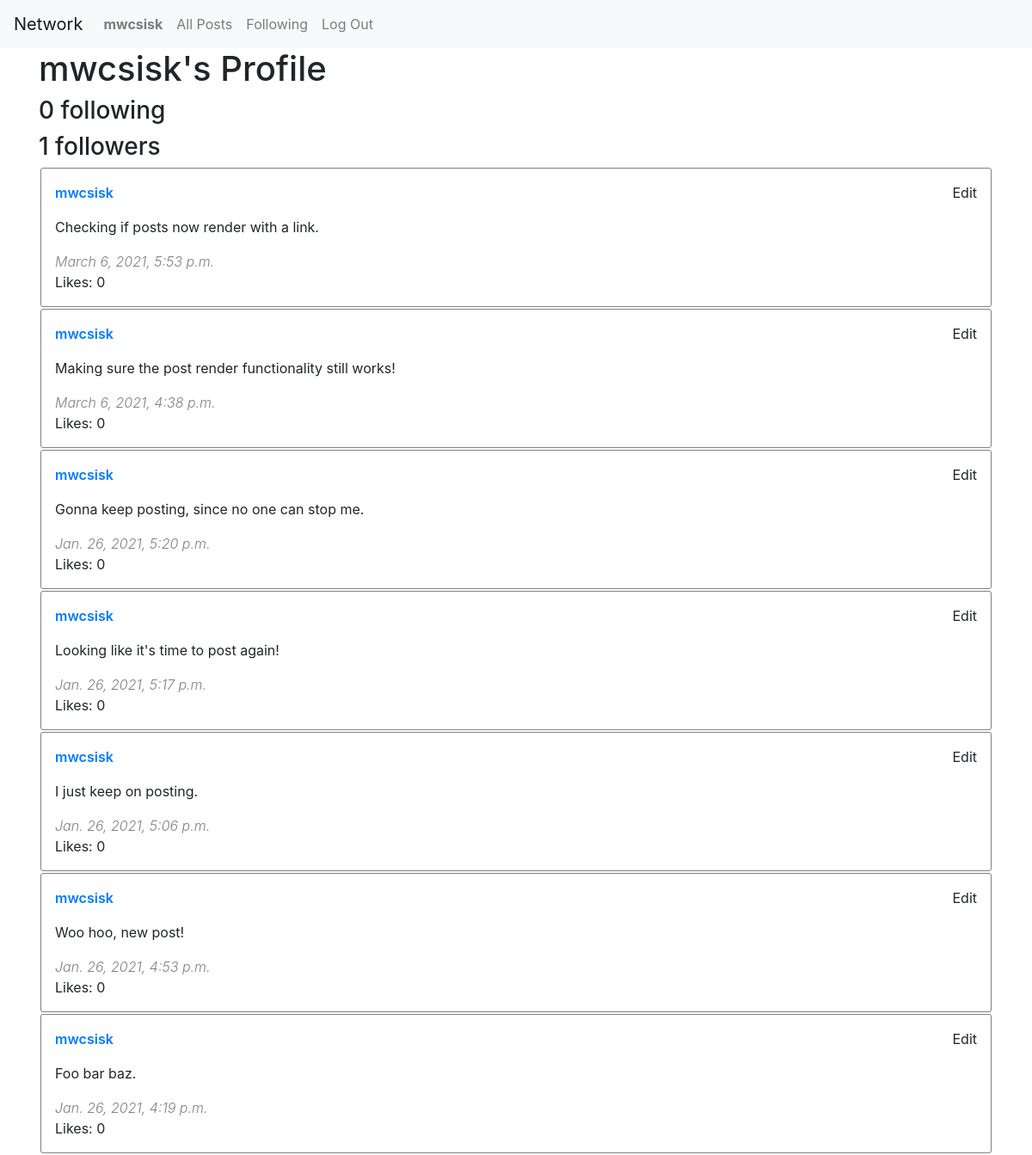
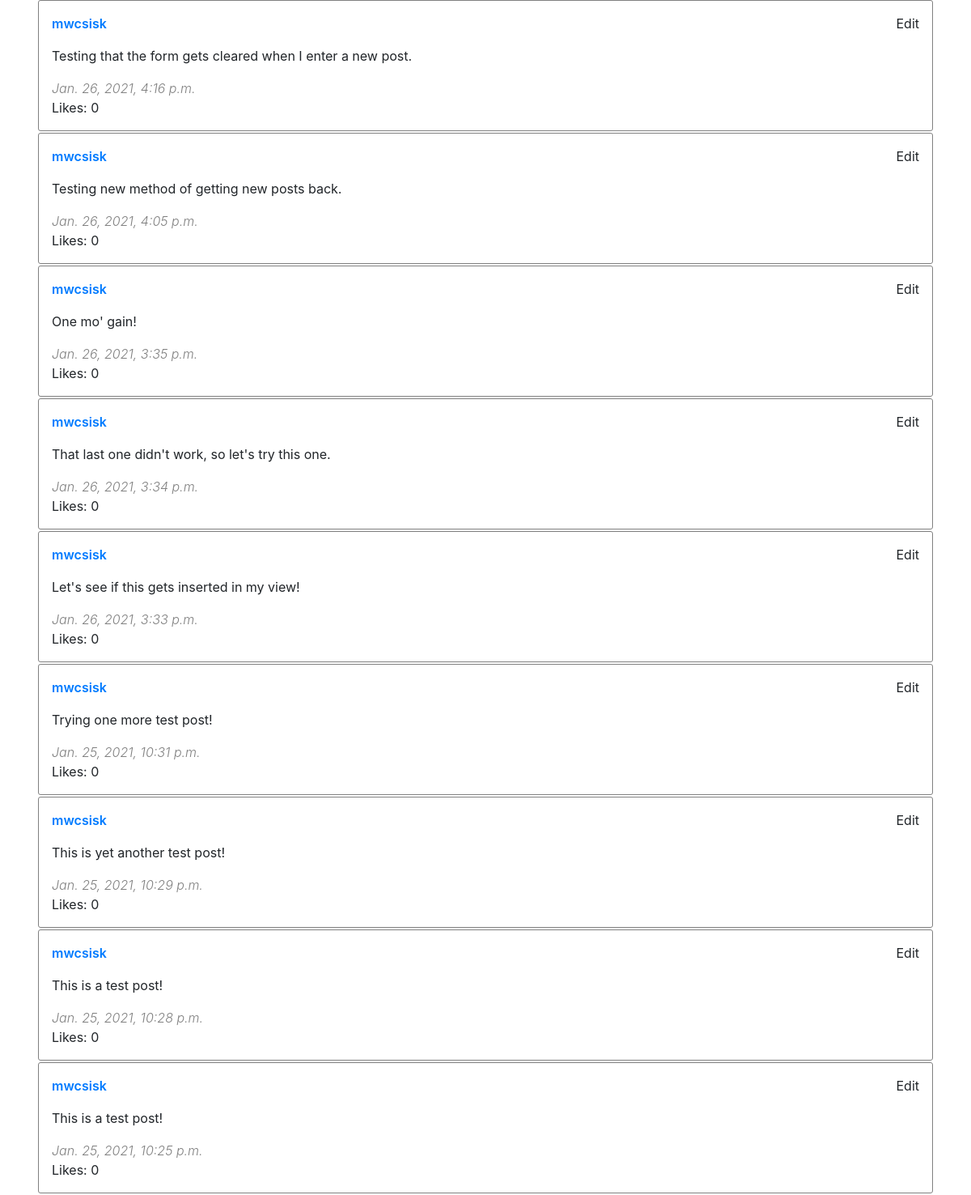
Page /user/mwcsisk (signed in) on the committed database (2 pictures, top to bottom).
### network/models.py (models this page shows, shortened)
class User(AbstractUser):
    following = models.ManyToManyField('self', related_name="followers", symmetrical=False)

class Post(models.Model):
    author = models.ForeignKey(User, on_delete=models.CASCADE, related_name='posts', editable=False)
    body = models.CharField(max_length=240)
    timestamp = models.DateTimeField(auto_now_add=True)
    likes = models.ManyToManyField(User, related_name="liked")
    posts = models.Manager()

### network/views.py (the view)
# urls.py: path("user/<str:username>", views.profile, name="profile"),
def profile(request, username):
    user = User.objects.get(username=username)
    if request.user.is_authenticated:
        is_following = request.user.following.filter(id=user.id).exists()
    else:
        is_following = False
    return render(request, "network/profile.html", {
        "username": username,
        "following": user.following.count(),
        "followers": user.followers.count(),
        "posts": get_posts(username=username),
        "is_following": is_following
    })

### network/functions.py (called while the page is built)
def get_posts(username=False):
    if username:
        posts = User.objects.get(username=username).posts.all()
    else:
        posts = Post.posts.all()
    return posts.annotate(num_likes=Count('likes')).order_by('-timestamp')

### network/templates/network/profile.html (shortened to what this page needs)
{% extends 'network/postview.html' %}
{% block heading %}
<h1>{{ username }}'s Profile</h1>
<h3>{{ following }} following</h3>
<h3><span id="follower-count">{{ followers }}</span> followers</h3>
{% endblock %}

### network/templates/network/postview.html
{% extends "network/layout.html" %}
{% load tz %}
{% block body %}
    {% block heading %}
    {% endblock %}
    <div id="posts-view">
        {% for post in posts %}
        <div class="post-box">
            <div class="row justify-content-between">
                <div class="col-md-auto author">
                    <a href="/user/{{ post.author.username }}">
                        {{ post.author.username }}
                    </a>
                </div>
                <div class="col-md-auto edit-link">
                    {% if request.user == post.author %}
                    Edit
                    {% endif %}
                </div>
            </div>
            <div class="body">
                {{ post.body }}
            </div>
            <div class="timestamp">
                {{ post.timestamp|timezone:"America/Los_Angeles" }}
            </div>
            <div class="likes">
                Likes: {{ post.num_likes }}
            </div>
        </div>
        {% endfor %}
    </div>
{% endblock %}

### network/templates/network/layout.html (shortened to what this page needs)
{% load static %}
<!DOCTYPE html>
<html lang="en">
    <head>
        <link rel="stylesheet" href="https://stackpath.bootstrapcdn.com/bootstrap/4.4.1/css/bootstrap.min.css">
        <link href="{% static 'network/styles.css' %}" rel="stylesheet">
    </head>
    <body>
        <nav class="navbar navbar-expand-lg navbar-light bg-light">
            <a class="navbar-brand" href="#">Network</a>
            <div>
              <ul class="navbar-nav mr-auto">
                {% if user.is_authenticated %}
                    <li class="nav-item">
                        <a class="nav-link" href="#"><strong>{{ user.username }}</strong></a>
                    </li>
                {% endif %}
                <li class="nav-item">
                  <a class="nav-link" href="{% url 'index' %}">All Posts</a>
                </li>
                {% if user.is_authenticated %}
                    <li class="nav-item">
                        <a class="nav-link" href="#">Following</a>
                    </li>
                    <li class="nav-item">
                        <a class="nav-link" href="{% url 'logout' %}">Log Out</a>
                    </li>
                {% endif %}
              </ul>
            </div>
          </nav>
        <div class="body container-md">
            {% block body %}
            {% endblock %}
        </div>
    </body>
</html>

### network/static/network/styles.css (style rules this page uses)
.post-box { border: 1px solid grey; border-radius: 3px; padding: 1rem; margin: 2px; }
.post-box .body { padding: 1rem 0rem; }
.post-box .author { font-weight: 600; }
.post-box .timestamp { font-weight: 300; color: grey; font-style: italic; }

### rows in the picture
User: username "mwcsisk"
Post: author.username "mwcsisk", shows "Edit", body "Checking if posts now render with a link.", timestamp "March 6, 2021, 5:53 p.m.", num_likes "0"
Post: author.username "mwcsisk", shows "Edit", body "Making sure the post render functionality still works!", timestamp "March 6, 2021, 4:38 p.m.", num_likes "0"
Post: author.username "mwcsisk", shows "Edit", body "Gonna keep posting, since no one can stop me.", timestamp "Jan. 26, 2021, 5:20 p.m.", num_likes "0"
Post: author.username "mwcsisk", shows "Edit", body "Looking like it's time to post again!", timestamp "Jan. 26, 2021, 5:17 p.m.", num_likes "0"
Post: author.username "mwcsisk", shows "Edit", body "I just keep on posting.", timestamp "Jan. 26, 2021, 5:06 p.m.", num_likes "0"
Post: author.username "mwcsisk", shows "Edit", body "Woo hoo, new post!", timestamp "Jan. 26, 2021, 4:53 p.m.", num_likes "0"
Post: author.username "mwcsisk", shows "Edit", body "Foo bar baz.", timestamp "Jan. 26, 2021, 4:19 p.m.", num_likes "0"
Post: author.username "mwcsisk", shows "Edit", body "Testing that the form gets cleared when I enter a new post.", timestamp "Jan. 26, 2021, 4:16 p.m.", num_likes "0"
Post: author.username "mwcsisk", shows "Edit", body "Testing new method of getting new posts back.", timestamp "Jan. 26, 2021, 4:05 p.m.", num_likes "0"
Post: author.username "mwcsisk", shows "Edit", body "One mo' gain!", timestamp "Jan. 26, 2021, 3:35 p.m.", num_likes "0"
Post: author.username "mwcsisk", shows "Edit", body "That last one didn't work, so let's try this one.", timestamp "Jan. 26, 2021, 3:34 p.m.", num_likes "0"
Post: author.username "mwcsisk", shows "Edit", body "Let's see if this gets inserted in my view!", timestamp "Jan. 26, 2021, 3:33 p.m.", num_likes "0"
Post: author.username "mwcsisk", shows "Edit", body "Trying one more test post!", timestamp "Jan. 25, 2021, 10:31 p.m.", num_likes "0"
Post: author.username "mwcsisk", shows "Edit", body "This is yet another test post!", timestamp "Jan. 25, 2021, 10:29 p.m.", num_likes "0"
Post: author.username "mwcsisk", shows "Edit", body "This is a test post!", timestamp "Jan. 25, 2021, 10:28 p.m.", num_likes "0"
Post: author.username "mwcsisk", shows "Edit", body "This is a test post!", timestamp "Jan. 25, 2021, 10:25 p.m.", num_likes "0"

### other values in the picture
{{ following }} "0"
{{ followers }} "1"
